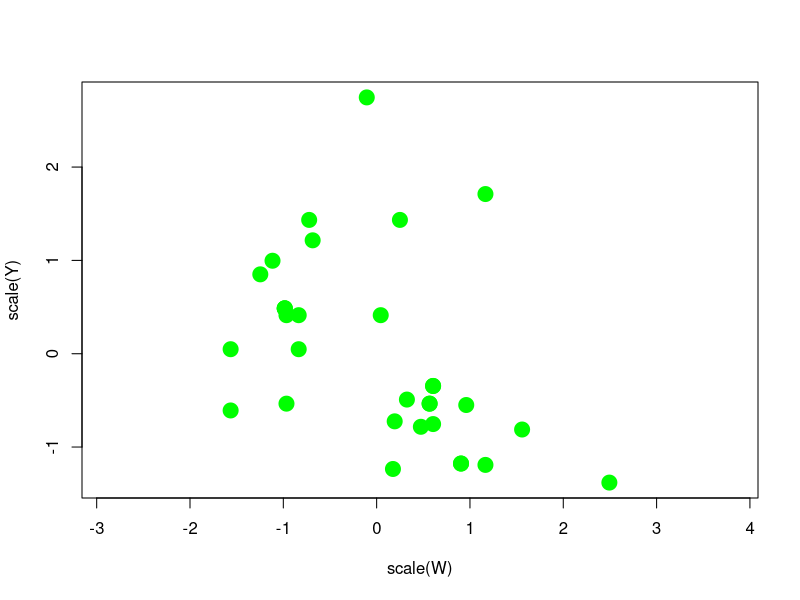
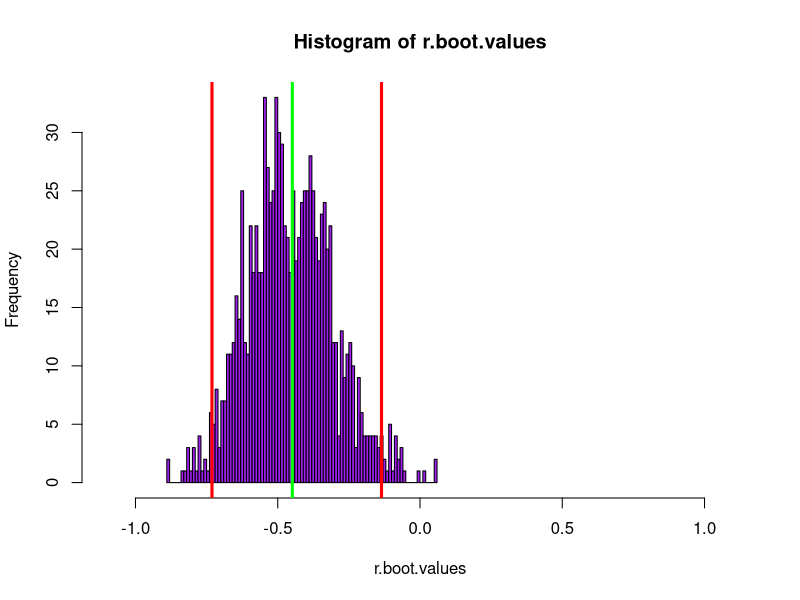
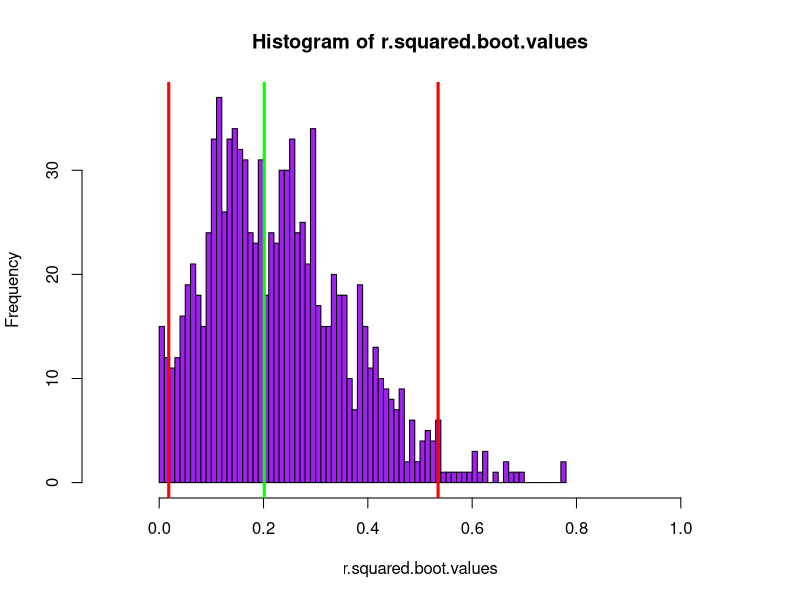
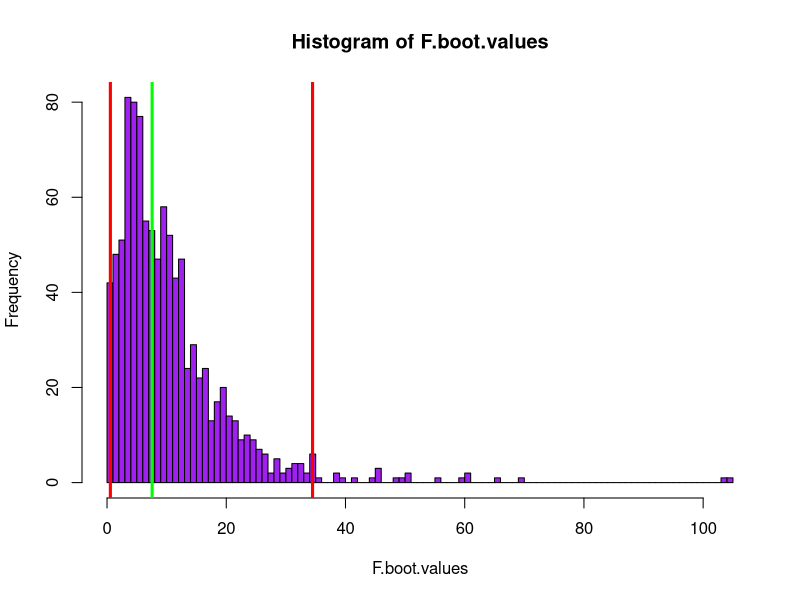

The R script that drew these images, in order:


#rm(list=ls()) #run this to clear the workspace.

#load the data.
data(mtcars)
	#miles per gallon
W <- mtcars$drat
	#weight
Y <- mtcars$hp


##Visualize
#dev.new()
#plot(W,Y,col="green",cex=3,pch=20,asp=1)  ##doesn't make much sense to plot them in their units!
dev.new()
plot(scale(W),scale(Y),col="green",cex=3,pch=20,asp=1)


##Compute the r, r-squared, F, and p values.
r.value <- cor(W, Y)
r.squared <- r.value^2
F.value <- (r.squared/(1-r.squared)) * (length(W) - 2)
p.value <- 1-pf(F.value,1,length(W)-2)


###Bootstrap
#a single example of a bootstrap resampling
boot.indices <- sample(1:length(W),length(W),TRUE)
W.boot <- W[boot.indices]
Y.boot <- Y[boot.indices]
boot.cor <- cor(W.boot,Y.boot)


##set up for the bootstrap
nboots <- 1000
r.boot.values <- matrix(0,nboots,1)
r.squared.boot.values <- matrix(0,nboots,1)
F.boot.values <- matrix(0,nboots,1)

for(i in 1:nboots){
	
	boot.indices <- sample(1:length(W),length(W),TRUE)
	W.boot <- W[boot.indices]
	Y.boot <- Y[boot.indices]	
	r.boot.values[i,1] <- cor(W.boot,Y.boot)
	
}
##some clean up
r.boot.values <- replace(r.boot.values,is.na(r.boot.values),0)
r.boot.values <- replace(r.boot.values,is.nan(r.boot.values),0)
r.boot.values <- replace(r.boot.values,is.infinite(r.boot.values),0)

r.squared.boot.values <- r.boot.values^2
F.boot.values <- ((r.squared.boot.values)/(1-r.squared.boot.values)) * (length(W) - 2)


###show the distributions and confidence intervals of r, r-squared, and F.
dev.new()
h<-hist(r.boot.values,breaks=100,xlim=c(-1.1,1.1),col="purple")
abline(v=quantile(r.boot.values,probs=c(0.975)),col="red",lwd=3)
abline(v=quantile(r.boot.values,probs=c(0.025)),col="red",lwd=3)
abline(v=r.value,col="green",lwd=3)


dev.new()
hist(r.squared.boot.values,breaks=100,xlim=c(-0.1,1.1),col="purple")
abline(v=quantile(r.squared.boot.values,probs=c(0.975)),col="red",lwd=3)
abline(v=quantile(r.squared.boot.values,probs=c(0.025)),col="red",lwd=3)
abline(v=r.squared,col="green",lwd=3)


dev.new()
hist(F.boot.values,breaks=100,col="purple")
abline(v=quantile(F.boot.values,probs=c(0.975)),col="red",lwd=3)
abline(v=quantile(F.boot.values,probs=c(0.025)),col="red",lwd=3)
abline(v=F.value,col="green",lwd=3)
